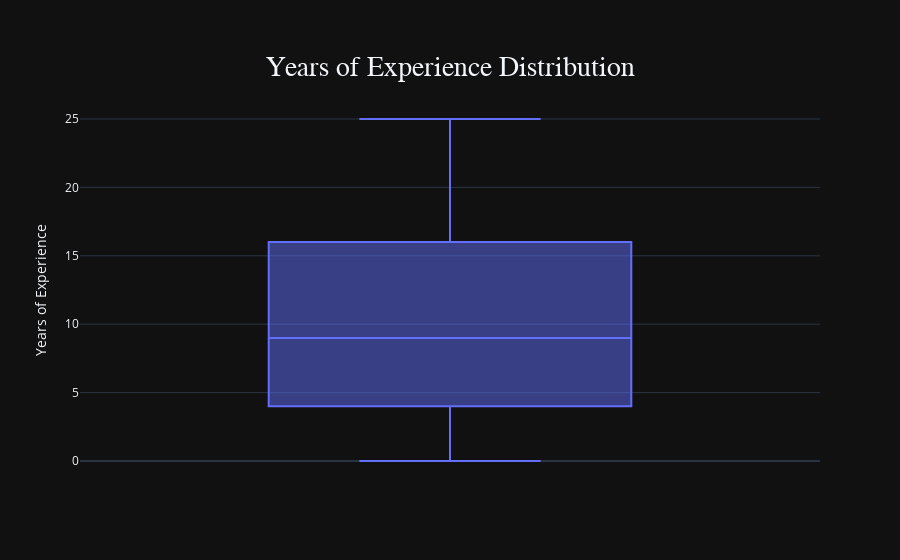

Write notebook code for a chart like this one.
### Markdown cell above
##### We visualized the distribution of years of experience in the dataset using an interactive box plot created with Plotly. This plot helps to understand the spread and central tendency of the experience data, highlighting any potential outliers.

### Code cell
# Create an interactive box plot using Plotly
fig = px.box(
    df, 
    y='Years of Experience', 
    title='Years of Experience Distribution', 
    template='plotly_dark',
    labels={'Years of Experience': 'Years of Experience'}
)

custom_layout(fig) 

iplot(fig)

### Figure 1 — Plotly figure (JSON) as saved in the notebook; plotly's stock layout.template omitted (floating-point values rounded to 4 significant figures; data arrays with more than 128 entries replaced by an {"elided": "..."} marker saying what was removed)
{"data": [{"alignmentgroup": "True", "hovertemplate": "Years of Experience=%{y}<extra></extra>", "legendgroup": "", "marker": {"color": "#636efa"}, "name": "", "notched": false, "offsetgroup": "", "orientation": "v", "showlegend": false, "type": "box", "x0": " ", "xaxis": "x", "y": {"elided": "324 float values"}, "y0": " ", "yaxis": "y"}], "layout": {"boxmode": "group", "hoverlabel": {"bgcolor": "#111", "font": {"family": "Arial", "size": 16}}, "legend": {"tracegroupgap": 0}, "showlegend": false, "title": {"font": {"family": "Arial", "size": 28}, "text": "Years of Experience Distribution", "x": 0.5, "xanchor": "center", "y": 0.9, "yanchor": "top"}, "xaxis": {"anchor": "y", "domain": [0, 1]}, "yaxis": {"anchor": "x", "domain": [0, 1], "title": {"text": "Years of Experience"}}}}
